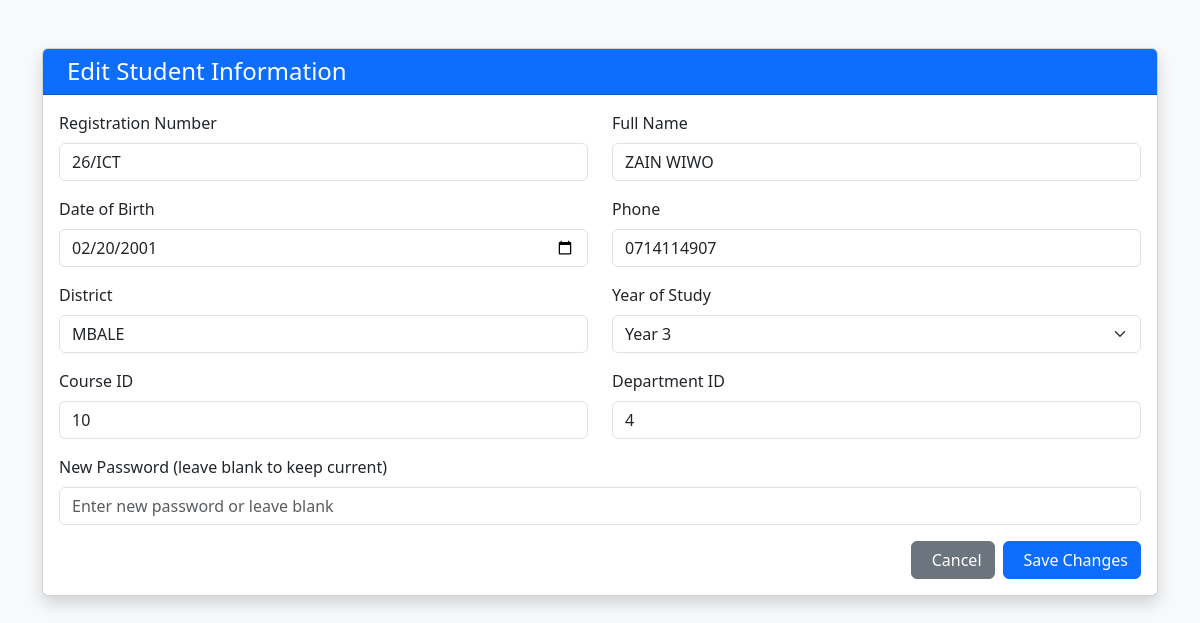
Screenshot of /edit_student.php?regno=26/ICT (signed in) with the database file from the repository.
### tables this page shows
CREATE TABLE `students` (
  `student_id` int(11) NOT NULL,
  `fullname` varchar(100) NOT NULL,
  `regno` varchar(50) DEFAULT NULL,
  `dob` date DEFAULT NULL,
  `phone` varchar(20) DEFAULT NULL,
  `username` varchar(50) DEFAULT NULL,
  `password` varchar(255) DEFAULT NULL,
  `email` varchar(60) NOT NULL,
  `district` varchar(50) DEFAULT NULL,
  `course_id` int(11) DEFAULT NULL,
  `department_id` int(11) DEFAULT NULL,
  `year_of_study` int(11) DEFAULT NULL,
  `photo` varchar(255) DEFAULT NULL
);

### edit_student.php (the view, shortened to what this page needs)
<?php
include 'db.php';
$regno = isset($_GET['regno']) ? trim($_GET['regno']) : '';
$stmt = $conn->prepare("SELECT * FROM students WHERE regno = ?");
$stmt->bind_param("s", $regno);
$stmt->execute();
$result = $stmt->get_result();
$student = $result->fetch_assoc();
?>
<!DOCTYPE html>
<html>
<head>
  <link rel="stylesheet" href="https://cdn.jsdelivr.net/npm/bootstrap@5.3.0/dist/css/bootstrap.min.css">
</head>
<body class="bg-light">
<div class="container mt-5">
  <div class="card shadow">
    <div class="card-header bg-primary text-white">
      <h4 class="mb-0"><i class="fas fa-user-edit me-2"></i>Edit Student Information</h4>
    </div>
    <div class="card-body">
      <form method="POST">
        <div class="row">
          <div class="col-md-6 mb-3">
            <label class="form-label">Registration Number</label>
            <input type="text" name="regno" class="form-control" value="<?php echo htmlspecialchars($student['regno']); ?>" required>
          </div>
          <div class="col-md-6 mb-3">
            <label class="form-label">Full Name</label>
            <input type="text" name="fullname" class="form-control" value="<?php echo htmlspecialchars($student['fullname']); ?>" required>
          </div>
        </div>
        <div class="row">
          <div class="col-md-6 mb-3">
            <label class="form-label">Date of Birth</label>
            <input type="date" name="dob" class="form-control" value="<?php echo htmlspecialchars($student['dob']); ?>">
          </div>
          <div class="col-md-6 mb-3">
            <label class="form-label">Phone</label>
            <input type="text" name="phone" class="form-control" value="<?php echo htmlspecialchars($student['phone']); ?>">
          </div>
        </div>
        <div class="row">
          <div class="col-md-6 mb-3">
            <label class="form-label">District</label>
            <input type="text" name="district" class="form-control" value="<?php echo htmlspecialchars($student['district']); ?>">
          </div>
          <div class="col-md-6 mb-3">
            <label class="form-label">Year of Study</label>
            <select name="year_of_study" class="form-select" required>
              <option value="3" <?php echo $student['year_of_study'] == 3 ? 'selected' : ''; ?>>Year 3</option>
            </select>
          </div>
        </div>
        <div class="row">
          <div class="col-md-6 mb-3">
            <label class="form-label">Course ID</label>
            <input type="text" name="course_id" class="form-control" value="<?php echo htmlspecialchars($student['course_id']); ?>">
          </div>
          <div class="col-md-6 mb-3">
            <label class="form-label">Department ID</label>
            <input type="text" name="department_id" class="form-control" value="<?php echo htmlspecialchars($student['department_id']); ?>">
          </div>
        </div>
        <div class="mb-3">
          <label class="form-label">New Password (leave blank to keep current)</label>
          <input type="password" name="password" class="form-control" placeholder="Enter new password or leave blank">
        </div>
        <div class="d-flex justify-content-end gap-2">
          <a href="director.php" class="btn btn-secondary">
            <i class="fas fa-times me-2"></i>Cancel
          </a>
          <button type="submit" class="btn btn-primary">
            <i class="fas fa-save me-2"></i>Save Changes
          </button>
        </div>
      </form>
    </div>
  </div>
</div>
</body>
</html>

### rows the page displays
students: regno "26/ICT", fullname "ZAIN WIWO", dob "02/20/2001", phone "0714114907", district "MBALE", year_of_study "Year 3", course_id "10", department_id "4"
